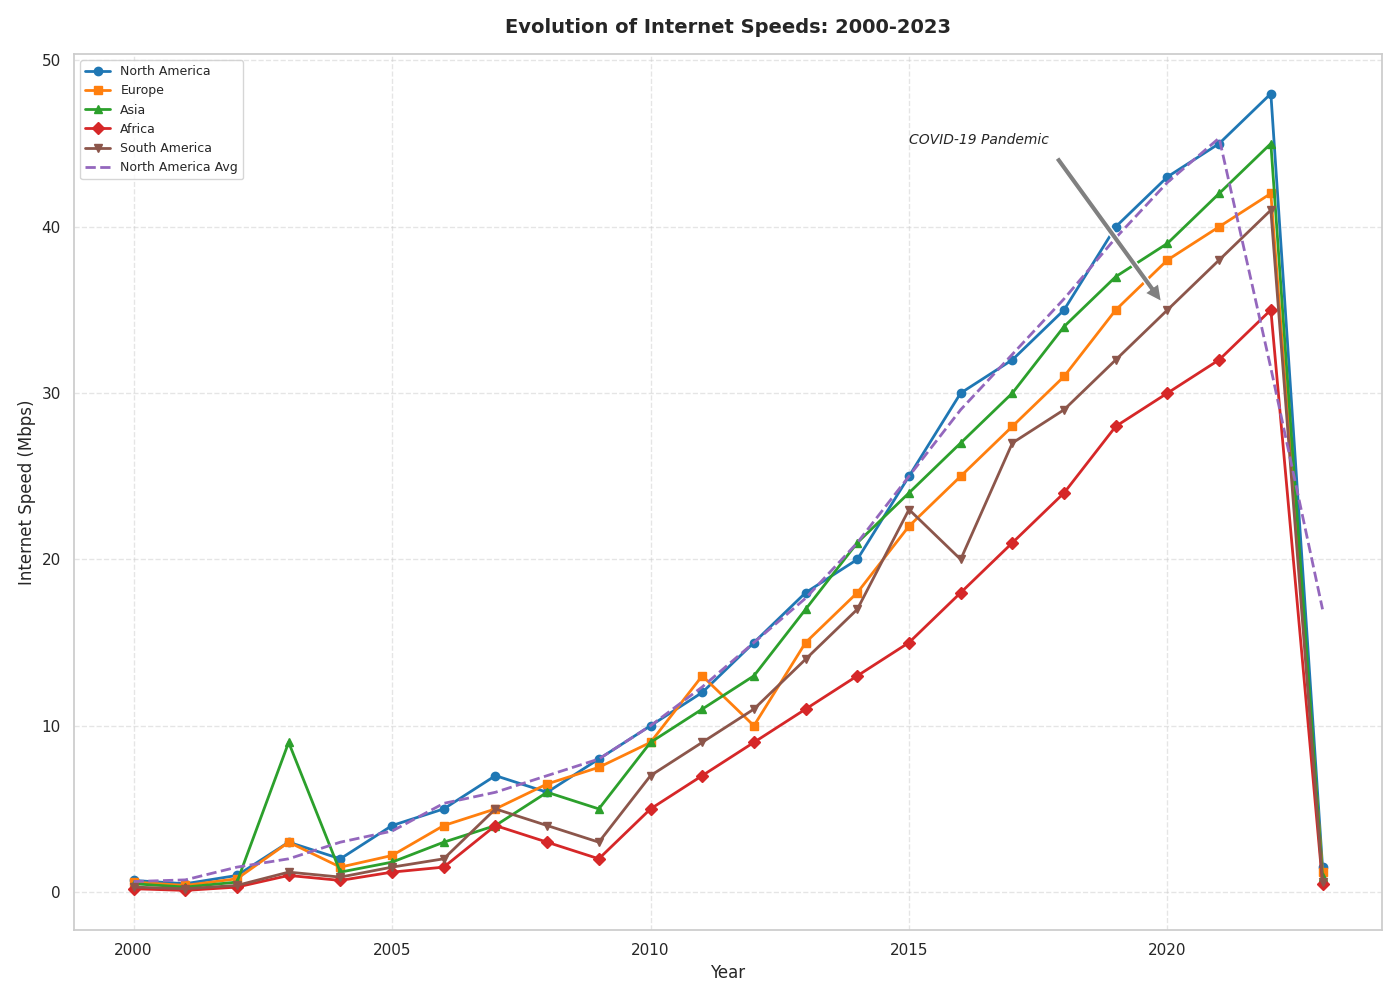

Source code (Python):
import matplotlib.pyplot as plt
import numpy as np
from scipy.ndimage import uniform_filter1d

years = np.arange(2000, 2024)
north_america_speeds = [0.7, 0.5, 1, 3, 2, 4, 5, 7, 6, 8, 10, 12, 15, 18, 20, 25, 30, 32, 35, 40, 43, 45, 48, 1.5]
europe_speeds = [0.6, 0.4, 0.8, 3, 1.5, 2.2, 4, 5, 6.5, 7.5, 9, 13, 10, 15, 18, 22, 25, 28, 31, 35, 38, 40, 42, 1.2]
asia_speeds = [0.5, 0.3, 0.6, 9, 1.2, 1.8, 3, 4, 6, 5, 9, 11, 13, 17, 21, 24, 27, 30, 34, 37, 39, 42, 45, 0.9]
africa_speeds = [0.2, 0.1, 0.3, 1, 0.7, 1.2, 1.5, 4, 3, 2, 5, 7, 9, 11, 13, 15, 18, 21, 24, 28, 30, 32, 35, 0.5]
south_america_speeds = [0.3, 0.2, 0.4, 1.2, 0.9, 1.5, 2, 5, 4, 3, 7, 9, 11, 14, 17, 23, 20, 27, 29, 32, 35, 38, 41, 0.6]

fig, ax = plt.subplots(figsize=(14, 10))

colors = ['#ff7f0e', '#9467bd', '#d62728', '#8c564b', '#1f77b4', '#2ca02c']

ax.plot(years, north_america_speeds, marker='o', color=colors[4], label='North America', linewidth=2)
ax.plot(years, europe_speeds, marker='s', color=colors[0], label='Europe', linewidth=2)
ax.plot(years, asia_speeds, marker='^', color=colors[5], label='Asia', linewidth=2)
ax.plot(years, africa_speeds, marker='D', color=colors[2], label='Africa', linewidth=2)
ax.plot(years, south_america_speeds, marker='v', color=colors[3], label='South America', linewidth=2)

na_moving_avg = uniform_filter1d(north_america_speeds, size=3)
ax.plot(years, na_moving_avg, linestyle='--', color=colors[1], label='North America Avg', linewidth=2)

ax.annotate('COVID-19 Pandemic', xy=(2020, 35), xytext=(2015, 45),
            arrowprops=dict(facecolor='gray', shrink=0.05), fontsize=10, fontstyle='italic')

ax.set_title('Evolution of Internet Speeds: 2000-2023', fontsize=14, fontweight='bold', pad=15)
ax.set_xlabel('Year', fontsize=12)
ax.set_ylabel('Internet Speed (Mbps)', fontsize=12)
ax.grid(visible=True, linestyle='--', alpha=0.5)
ax.legend(loc='upper left', fontsize=9)

plt.tight_layout()
plt.show()
